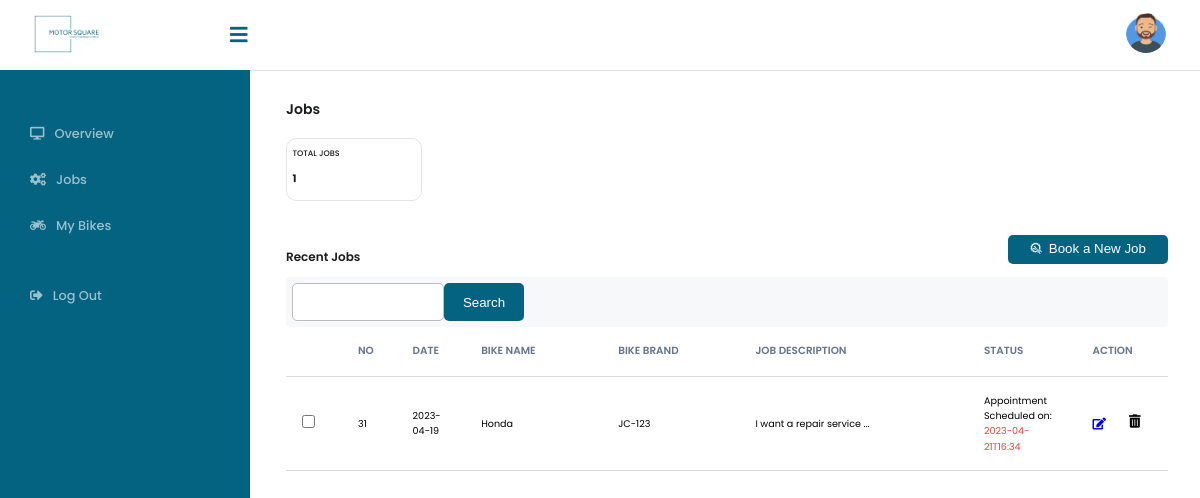
/customers/jobs.php (signed in), run on the app's committed database.
### tables this page shows
CREATE TABLE `user` (
  `userId` int(11) NOT NULL,
  `fullName` varchar(255) NOT NULL,
  `email` varchar(255) NOT NULL,
  `password` varchar(255) NOT NULL,
  `image` varchar(255) DEFAULT NULL,
  `phone` varchar(50) DEFAULT NULL,
  `level` int(1) NOT NULL,
  `dateJoined` date DEFAULT current_timestamp()
);

CREATE TABLE `job` (
  `jobId` int(11) NOT NULL,
  `date` date NOT NULL,
  `bikeName` varchar(255) NOT NULL,
  `bikeBrand` varchar(255) NOT NULL,
  `description` varchar(255) NOT NULL,
  `status` varchar(50) NOT NULL,
  `jobStatus` varchar(50) DEFAULT NULL,
  `appointmentStatus` varchar(50) NOT NULL,
  `serviceType` varchar(50) NOT NULL,
  `images` varchar(255) DEFAULT NULL,
  `userId` int(11) NOT NULL
);

### customers/jobs.php (the view, shortened to what this page needs)
<?php
require_once("../shared/connection.php");
$userId = $_SESSION["userId"];
$jobs =  "SELECT * From job WHERE userId= '$userId' ORDER BY jobId";
$jobsResult = $connection->query($jobs);
require_once("../shared/header.php");
require_once("shared/sidebar.php");
?>
<div class="content">
      <div class="dashboard__overview">
        <p class="dashboard__title">Jobs</p>
        <div class="card__container flex-display">
          <div class="card__box flex-display--column">
            <p class="card__box--title">TOTAL JOBS</p>
            <p id="totalJobs" class="card__box--description">0</p>
          </div>
        </div>
        <div class="dashboard__table-header flex-display">
          <p class="dashboard__subtitle">Recent Jobs</p>
          <button class="btn btn-primary btn-primary-before-job book-new-job">
            Book a New Job
          </button>
        </div>
        <div class="dashboard__search-header flex-display">
          <div class="dashboard__search-box flex-display">
            <input type="search" name="" id="mainSearchJob" />
            <button class="btn btn-primary">Search</button>
          </div>
        </div>
        <table id="jobTable">
          <thead>
            <tr>
              <th class="checkbox"></th>
              <th class="sn">NO</th>
              <th class="date">Date</th>
              <th class="name">Bike Name</th>
              <th class="brand">Bike Brand</th>
              <th class="job">Job Description</th>
              <th class="status">Status</th>
              <th class="action">Action</th>
            </tr>
          </thead>
          <tbody id="mainJobTable">
          <?php while($row=$jobsResult->fetch_assoc()) { ?>
            <tr>
              <td class="checkbox"><input type="checkbox" /></td>
              <td class="sn"><?php echo $row["jobId"]?></td>
              <td class="date"><?php echo $row["date"]?></td>
              <td class="name"><?php echo $row["bikeName"]?></td>
              <td class="brand"><?php echo $row["bikeBrand"]?></td>
              <td class="job">
              <?php echo $row["description"]?>
                ...
              </td>
              <td class="status">
                Appointment Scheduled on:
                <p class="text-red"><?php echo $row["status"]?></p>
              </td>
              <td class="action">
                <div class="flex-display icon-size">
                  <a href="editJob.php?jobId=<?php echo $row["jobId"]?>"><i class="fas fa-edit"></i></a>
                  <form method="post">
                  <button class="three-dots-btn" type="submit" name="deleteJob" id="deleteJob">
                    <i class="fas fa-trash-alt"></i>
                  </button>
                  </form>
                </div>
              </td>
            </tr>
            <?php } ?>
          </tbody>
        </table>
    <?php require_once("../shared/footer.php"); ?>

### customers/shared/sidebar.php (shortened to what this page needs)
<?php
require_once("../shared/connection.php");
$query = "SELECT image FROM user WHERE userId = '$userId'";
$resultImg = $connection->query($query);
$getResultImg = $resultImg->fetch_assoc();
?>
    <header class="header flex-display">
      <div class="header__left">
        <label for="check">
          <i class="fas fa-bars" id="sideber_btn"></i>
        </label>
        <div class="left_area"></div>
      </div>
      <div class="header__right flex-display">
        <center>
          <img src="../upload/<?php echo $getResultImg['image']; ?>" class="profile_image" alt="" />
        </center>
      </div>
    </header>
    <div class="sidebar">
      <a href="dashboard.php"
        ><i class="fas fa-desktop"></i><span>Overview</span></a
      >
      <a href="jobs.php"><i class="fas fa-cogs"></i><span>Jobs</span></a>
      <a href="bikes.php"
        ><i class="fas fa-motorcycle"></i><span>My Bikes</span></a
      >
      <a href="../logout.php"
        ><i class="fas fa-sign-out-alt"></i><span>Log Out</span></a
      >
    </div>

### data on the page
user: image (picture)
job: jobId "31", date "2023-04-19", bikeName "Honda", bikeBrand "JC-123", description "I want a repair service", status "2023-04-21T16:34"
